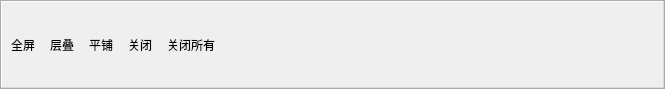
<?xml version="1.0" encoding="UTF-8"?>
<ui version="4.0">
 <class>WinToolBar</class>
 <widget class="QToolBar" name="WinToolBar">
  <property name="geometry">
   <rect>
    <x>0</x>
    <y>0</y>
    <width>665</width>
    <height>89</height>
   </rect>
  </property>
  <property name="windowTitle">
   <string>WinToolBar</string>
  </property>
  <property name="iconSize">
   <size>
    <width>20</width>
    <height>20</height>
   </size>
  </property>
  <property name="toolButtonStyle">
   <enum>Qt::ToolButtonTextUnderIcon</enum>
  </property>
  <action name="actionCascad">
   <property name="icon">
    <iconset resource="mainwindow.qrc">
     <normaloff>:/images/winToolBar/cascad.png</normaloff>:/images/winToolBar/cascad.png</iconset>
   </property>
   <property name="text">
    <string>层叠</string>
   </property>
   <property name="toolTip">
    <string>窗口层叠</string>
   </property>
  </action>
  <action name="actionTile">
   <property name="icon">
    <iconset resource="mainwindow.qrc">
     <normaloff>:/images/winToolBar/tile.png</normaloff>:/images/winToolBar/tile.png</iconset>
   </property>
   <property name="text">
    <string>平铺</string>
   </property>
   <property name="toolTip">
    <string>窗口平铺</string>
   </property>
  </action>
  <action name="actionClose">
   <property name="icon">
    <iconset resource="mainwindow.qrc">
     <normaloff>:/images/winToolBar/close.png</normaloff>:/images/winToolBar/close.png</iconset>
   </property>
   <property name="text">
    <string>关闭</string>
   </property>
   <property name="toolTip">
    <string>关闭窗口</string>
   </property>
  </action>
  <action name="actionCloseAll">
   <property name="icon">
    <iconset resource="mainwindow.qrc">
     <normaloff>:/images/winToolBar/closeAll.png</normaloff>:/images/winToolBar/closeAll.png</iconset>
   </property>
   <property name="text">
    <string>关闭所有</string>
   </property>
   <property name="toolTip">
    <string>关闭所有</string>
   </property>
  </action>
  <action name="actionFullScreen">
   <property name="icon">
    <iconset resource="mainwindow.qrc">
     <normaloff>:/images/winToolBar/fullscreen.png</normaloff>:/images/winToolBar/fullscreen.png</iconset>
   </property>
   <property name="text">
    <string>全屏</string>
   </property>
   <property name="toolTip">
    <string>全屏</string>
   </property>
   <property name="shortcut">
    <string>Alt+Return</string>
   </property>
  </action>
  <addaction name="actionFullScreen"/>
  <addaction name="actionCascad"/>
  <addaction name="actionTile"/>
  <addaction name="actionClose"/>
  <addaction name="actionCloseAll"/>
 </widget>
 <layoutdefault spacing="6" margin="11"/>
 <resources>
  <include location="mainwindow.qrc"/>
 </resources>
 <connections/>
</ui>
